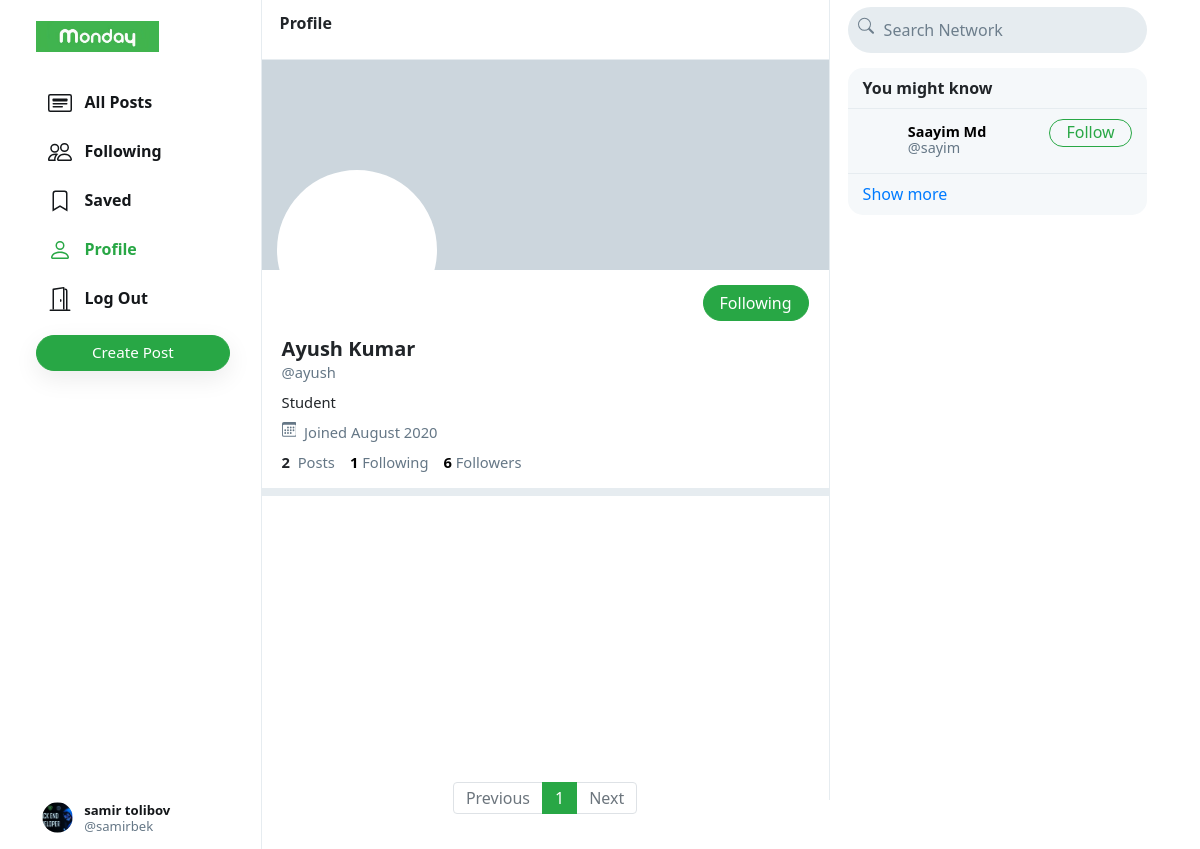
The app's page /ayush (signed in) with its own data.
### network/models.py (models this page shows, shortened)
class User(AbstractUser):
    profile_pic = models.ImageField(upload_to='profile_pic/')
    bio = models.TextField(max_length=160, blank=True, null=True)
    cover = models.ImageField(upload_to='covers/', blank=True)

### network/views.py (the view)
# urls.py: path("<str:username>", views.profile, name='profile'),
def profile(request, username):
    user = User.objects.get(username=username)
    all_posts = Post.objects.filter(creater=user).order_by('-date_created')
    paginator = Paginator(all_posts, 10)
    page_number = request.GET.get('page')
    if page_number == None:
        page_number = 1
    posts = paginator.get_page(page_number)
    followings = []
    suggestions = []
    follower = False
    if request.user.is_authenticated:
        followings = Follower.objects.filter(followers=request.user).values_list('user', flat=True)
        suggestions = User.objects.exclude(pk__in=followings).exclude(username=request.user.username).order_by("?")[:6]
        if request.user in Follower.objects.get(user=user).followers.all():
            follower = True
    follower_count = Follower.objects.get(user=user).followers.all().count()
    following_count = Follower.objects.filter(followers=user).count()
    return render(request, 'network/profile.html', {
        "username": user,
        "posts": posts,
        "posts_count": all_posts.count(),
        "suggestions": suggestions,
        "page": "profile",
        "is_follower": follower,
        "follower_count": follower_count,
        "following_count": following_count
    })

### network/templates/network/profile.html (shortened to what this page needs)
{% extends 'network/index.html' %}
{% load static %}
{% block profile %}
    <div class="profile-view" data-user="{{username.username}}">
        <div class="cover-image" style="background-image: url(/media/{{username.cover}})"></div>
        <div class="profile-image" style="background-image: url(/media/{{username.profile_pic}})"></div>
        <div class="profile-details">
            <div>
                {% if user.username == username.username %}
                    <button class="btn btn-outline-success float-right" id="edit-profile-btn">Edit Profile</button>
                {% elif is_follower %}
                    <button class="btn btn-success float-right" onclick="unfollow_user(this,'{{username.username}}','edit_page')" id="following-btn">Following</button>
                {% else %}
                    <button class="btn btn-outline-success float-right" onclick="follow_user(this,'{{username.username}}','edit_page')" id="follow-btn">Follow</button>
                {% endif %}
            </div>
            <div class="details-data">
                <h5>{{username.first_name}} {{username.last_name}}</h5>
                <div class="grey">@{{username.username}}</div>
                <div class="bio">
                    {% if username.bio is not None %}
                        {{username.bio}}
                    {% endif %}
                </div>
                <div class="grey" style="padding: 8px 0px;">
                    &nbsp;Joined {{username.date_joined | date:"F Y"}}
                </div>
                <div>
                    <strong>
                        {{posts_count}}
                    </strong>
                    &nbsp;<span class="grey">Posts</span>
                    <a href="#">
                        <strong id="following__count">{{following_count | default:0}}</strong>&nbsp;<span class="grey">Following</span>
                    </a>
                    <a href="#">
                        <strong id="follower__count">{{follower_count | default:0}}</strong>&nbsp;<span class="grey">Followers</span>
                    </a>
                </div>
            </div>
        </div>
    </div>
    <div class="space"></div>
{% endblock %}

### network/templates/network/index.html (shortened to what this page needs)
{% extends "network/layout.html" %}
{% load static %}
{% block body %}
    <div class="main-div">
        <div class="left-div">
            <nav class="head heading">
                {% if page == 'all_posts' %}
                    All Posts
                {% elif page == 'following' %}
                    Following
                {% elif page == 'saved' %}
                    Saved
                {% elif page == 'profile' %}
                    Profile
                {% else %}
                    Explore
                {% endif %}
            </nav>
            <div class="left-div-content">
                <div class="posts-view">
                    {% block profile %}
                    {% endblock %}
                    <div class="main-div-content">
                        <nav aria-label="Page navigation example" class="pagination-bar">
                            <ul class="pagination justify-content-center">
                                {% if posts.has_previous %}
                                    <li class="page-item">
                                        <a class="page-link" href="?page={{ posts.previous_page_number | default:1}}" tabindex="-1" aria-disabled="true">Previous</a>
                                    </li>
                                {% else %}
                                    <li class="page-item disabled">
                                        <a class="page-link" href="" tabindex="-1" aria-disabled="true">Previous</a>
                                    </li>
                                {% endif %}
                                {% for each in posts.paginator.page_range %}
                                    {% if each == posts.number %}
                                        <li class="page-item active"><a class="page-link" href="?page={{each}}">{{each}}</a></li>
                                    {% else %}
                                        <li class="page-item"><a class="page-link" href="?page={{each}}">{{each}}</a></li>
                                    {% endif %}
                                {% endfor %}
                                {% if posts.has_next %}
                                    <li class="page-item">
                                        <a class="page-link" href="?page={{ posts.next_page_number }}">Next</a>
                                    </li>
                                {% else %}
                                    <li class="page-item disabled">
                                        <a class="page-link" href="">Next</a>
                                    </li>
                                {% endif %}
                            </ul>
                          </nav>
                    </div>
                </div>
            </div>
        </div>
    </div>
{% endblock %}

### network/templates/network/layout.html (shortened to what this page needs)
{% load static %}
<!DOCTYPE html>
<html lang="en">
    <head>
        <link rel="stylesheet" href="https://stackpath.bootstrapcdn.com/bootstrap/4.4.1/css/bootstrap.min.css">
        <link href="{% static 'network/styles.css' %}" rel="stylesheet">
    </head>
    <body>
        <div class="body" data-page="{{page}}">
            <div class="sidenav">
                <a href="{% url 'index' %}" class="navbar-brand">
                    <img src="{% static 'network/Images/logo.png' %}" height="31px">
                </a>
                <div style="height: 100%;">
                    <div>
                        <div>
                            <ul>
                                <li class="nav-item" id="all_posts">
                                <a href="{% url 'index' %}" class="nav-link">
                                    <div>
                                        &nbsp;&nbsp;All Posts
                                    </div>
                                </a>
                                </li>
                                {% if user.is_authenticated %}
                                    <li class="nav-item" id="following">
                                        <a href="{% url 'following' %}" class="nav-link">
                                            <div>
                                                &nbsp;&nbsp;Following
                                            </div>
                                        </a>
                                    </li>
                                    <li class="nav-item" id="saved">
                                        <a href="{% url 'saved' %}" class="nav-link">
                                            <div>
                                                <svg width="1.5em" height="1.5em" viewBox="0 0 16 16" class="bi bi-bookmark" fill="currentColor" xmlns="http://www.w3.org/2000/svg">
                                                    <path fill-rule="evenodd" d="M8 12l5 3V3a2 2 0 0 0-2-2H5a2 2 0 0 0-2 2v12l5-3zm-4 1.234l4-2.4 4 2.4V3a1 1 0 0 0-1-1H5a1 1 0 0 0-1 1v10.234z"/>
                                                  </svg>
                                                &nbsp;&nbsp;Saved
                                            </div>
                                        </a>
                                    </li>
                                    <li class="nav-item" id="profile">
                                        <a href="{% url 'profile' user.username %}" class="nav-link">
                                            <div>
                                                &nbsp;&nbsp;Profile
                                            </div>
                                        </a>
                                    </li>
                                    <li class="nav-item" id="logout">
                                        <a href="{% url 'logout' %}" class="nav-link">
                                            <div>
                                                &nbsp;&nbsp;Log Out
                                            </div>
                                        </a>
                                    </li>
                                {% endif %}
                            </ul>
                        </div>
                        {% if user.is_authenticated %}
                            <button id="popup-btn" class="btn btn-success new-post-btn" onclick="createpost()">Create Post</button>
                        {% endif %}
                    </div>
                    <div style="position: absolute; bottom: 10px;">
                        {% if user.is_authenticated %}
                            <li class="nav-item sidenav-user">
                                <a href="{% url 'profile' user.username %}" class="nav-link">
                                    <div class="user_account">
                                        <div class="small-profilepic" style="float: left; background-image: url(/media/{{user.profile_pic}})"></div>
                                        <div style="height: 2.7vw; margin: auto;">
                                            <div style="margin-top: 4px;"><strong>{{user.first_name}} {{user.last_name}}</strong></div>
                                            <div class="grey" style="margin-top: 4px;">@{{ user.username }}</div>
                                        </div>
                                    </div>
                                </a>
                            </li>
                        {% endif %}
                    </div>
                </div>
            </div>
            {% block body %}
            {% endblock %}
            <div class="right-div">
                <nav class="head">
                    <form action="#">
                        <div class="search-div">
                            <div>
                            </div>
                            <input type="text" name="query" id="search-box" placeholder="Search Network">
                        </div>
                    </form>
                </nav>
                <div class='right-div-content'>
                    <div class="space" style="background-color: white;"></div>
                    {% if user.is_authenticated %}
                        <div class="suggestion-box">
                            <div class="suggestion-header">
                                You might know
                            </div>
                            {% for suggestion in suggestions %}
                                <div class="suggestion-user">
                                    <div>
                                        <a href="{% url 'profile' suggestion.username %}">
                                            <div class="small-profilepic" style="background-image: url(/media/{{suggestion.profile_pic}})"></div>
                                        </a>
                                    </div>
                                    <div class="user-details">
                                        <a href="{% url 'profile' suggestion.username %}">
                                            <div id="user-name">
                                                <strong>
                                                    {{suggestion.first_name}} {{suggestion.last_name}}
                                                </strong>
                                            </div>
                                            <div class="grey">@{{suggestion.username}}</div>
                                        </a>
                                    </div>
                                    <div>
                                        <button class="btn btn-outline-success" type="button" onclick="follow_user(this,'{{suggestion.username}}','suggestion')">Follow</button>
                                    </div>
                                </div>
                            {% empty %}
                                    <div style="text-align: center; border-bottom: .5px solid #e6ecf0; padding: 10px 15px;">
                                        <span class="grey" style="font-size: .9em;">No suggestions available.</span>
                                    </div>
                            {% endfor %}
                            <div class="suggestion-footer">
                                <a href="#">Show more</a>
                            </div>
                        </div>
                    {% endif %}
                </div>
            </div>
        </div>
    </body>
</html>

### records on screen
User: profile_pic (picture), first_name "samir", last_name "tolibov", username "samirbek"
User: first_name "Ayush", last_name "Kumar", username "ayush", bio "Student", date_joined "August 2020"
User: first_name "Saayim", last_name "Md", username "sayim"

### other values on screen
{{ posts_count }} "2"
{{ following_count | default:0 }} "1"
{{ follower_count | default:0 }} "6"
{{ each }} "1"
